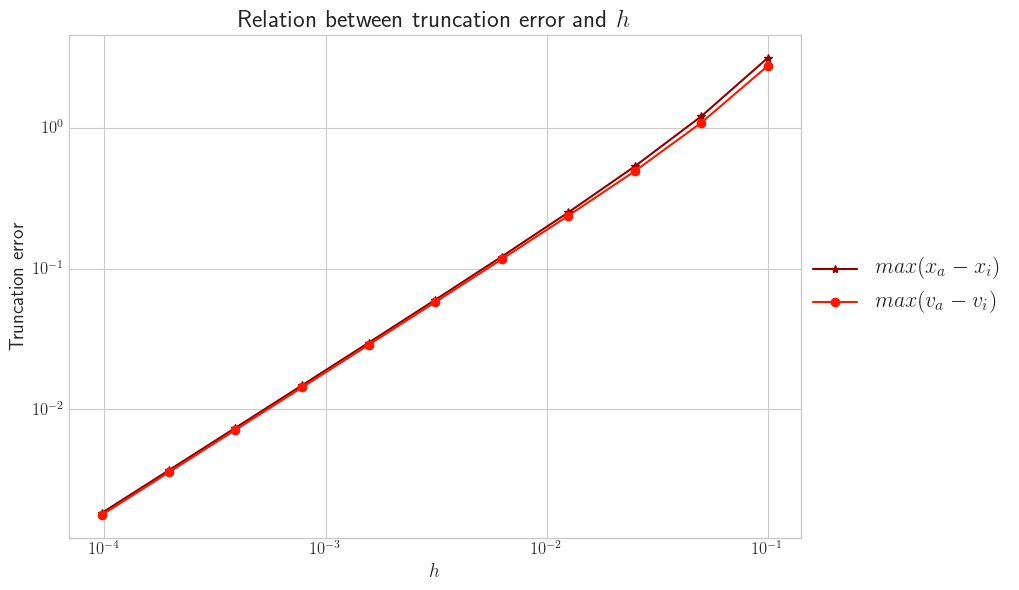

Source code (Python):
import sys
import numpy as np
import matplotlib.pyplot as plt
import seaborn as sns

from spr_exp import *
from load import *

def trunc_exp(input_file, output_file):
    '''
    Input: 
    x0, v0: Initial values of x and v.
    t: total time taken
    
    Plot truncation error against h (t_i = t_0 + ih) in computing 
    x(t) of a simple harmonic oscillator with initial conditions 
    specified in the input and k/m = 1.
    '''
    
    sns.set_style('whitegrid')
        
    plt.rc('figure',figsize=[9.45, 6.53]) 
    plt.rc('font',size=12)
    plt.rc('text', usetex=True)    
    
    [x0, v0, t, h] = load_num(input_file)
    H = np.geomspace(h, h/1024, num=11)
    D1 = []
    D2 = []
    for k in H:
        T = int(t/k)
        
        diff1 = 0
        diff2 = 0
        
        (I, X, V) = spring_exp(x0, v0, t, k)
        X1 = v0 * np.sin(I) + x0 * np.cos(I)
        V1 = v0 * np.cos(I) - x0 * np.sin(I)
        for j in range(0, T-1):
            d1 = abs(X1[j]-X[j])
            d2 = abs(V1[j] - V[j])
            if d1 > diff1:
                diff1 = d1
            if d2 > diff2:
                diff2 = d2
        D1.append(diff1)
        D2.append(diff2)
       
    plt.loglog(H, D1, label='$max(x_a - x_i)$',marker='*',\
               color=plt.cm.hot(0.2))
    plt.loglog(H, D2, label='$max(v_a - v_i)$',marker='o',\
               color=plt.cm.hot(0.4))    
    
    plt.ylabel('Truncation error', fontsize=14)
    plt.xlabel('$h$', fontsize=14)
    
    plt.legend(bbox_to_anchor=(1.3,0.5),loc='center right', fontsize=16)
    plt.title('Relation between truncation error and $h$',\
              fontsize=18)
    plt.savefig(output_file, bbox_inches='tight')

if __name__ == '__main__':
    input_file = sys.argv[1]
    output_file = sys.argv[2]
    trunc_exp(input_file, output_file)
